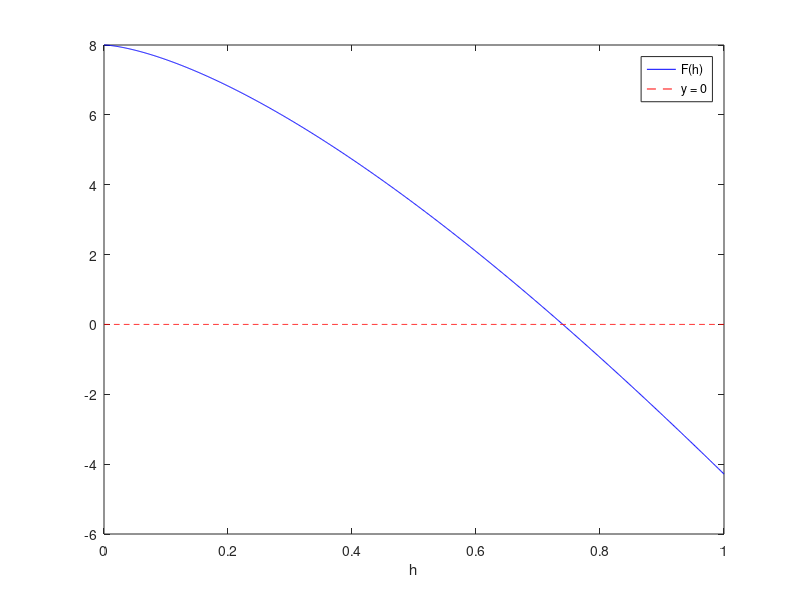

Recreate this plot in MATLAB. (Note: this script raises an error after producing the figure.)
%% NAME:ABHIJET R. DESHMUKH...MIS :111909002
%% ANML FINAL ASSIGNMENT
%% Q1
cd=0.25;
g=9.81;
v=36; t=4;
mp=linspace(50,200);
fp=sqrt(g*mp/cd).*tanh(sqrt(g*cd./mp)*t)-v;
plot(mp,fp)
grid on
%% Q2
%% Define the function whose root we're searching for
r = 2; % [m]
L = 5; % [m^3]
V = 8; % [m^3]

F = @(h)  V - (r^2*acos((r-h)/r)-(r-h).*sqrt(2*r*h-h.^2))*L; 


%% Plot the function so we can find the range for the seatch
h = 0:0.001:1;
plot(h, F(h), 'b', h, 0*h, 'r--');
legend('F(h)', 'y = 0');
xlabel('h');

%% Find the root
% from the plot we estimate that the root is around zero
h0 = 0.8; % the right root
h = fzero(F, h0)

%% Q3 
% intial conditions
x0=1.5;
tolx=1e-4;
%computation using fixed point iteration
x=x0;
xold=x0;
for i=1:100
    f=9*pi*x^2-pi*x^3-90;
    df=18*pi*x-3*pi*x^2;
    x=x-f/df;
    err=abs(x-xold);
    xold=x;
    if (err < tolx)
        break
    end
end
disp(xold)
%% Q4:polynomial interpolation
Av = [2.36 2.4 2.45 2.5 2.55 2.6];
map = [81 91 99 93 101 114];

sum = 0;
a = 2.58;
for i = 1:length(Av)
    u = 1;
    L = 1;
    for j = 1:length(Av)
        if j ~= i
            u = u * (a - Av(j));
            L = L * (Av(i) - Av(j));
        end
    end
    sum= sum + u / L * map(i);
end
disp(sum);
disp(j-1);
%% Q5:simpson's 1/3rd rule 
syms x
syms f(x)
f(x) =exp(-2*x) + 3*sqrt(x);
a = input("Enter initial value:");
b = input("Enter final value:");
I=int(f(x),a,b)
Is=0;h=0.01;
N=(b-a)/(h);
for i=0:N-1
    x=a+h*i;
    Is=Is+(h/6)*(f(x)+4*f(x+h/2)+f(x+h));
end
Is,Abs_error_s=abs(Is-I)

%% Q6: 
t=[0:5:35];
x=[0 20 43 59 89 124 154 200];

v_f1= (x(5) -x(4))/(t(5)-t(4)) %forward diference velocity t=15
v_f2=(x(7) -x(5))/(t(7)-t(5))  % forward difference velocity t=25
v_c= (x(5)-x(3))/(t(5)-t(3)) % central diference velocity at t=15 
a=(x(5)-x(4) -(x(4) -x(3)))/(t(4)-t(3))^2 
           % central diference acceleration at t=15
v_3f=(-3*x(1)+4*x(2)-x(3))/(t(3)-t(1))
             %3 point forward difference
%% Q7
t = [0,5,10,15,20,25,30,35];
x = [0,20,43,59,89,124,154,200];
ti=0;
ti2=0;
ti3=0;
ti4=0;
xi=0;
xiti=0;
xiti2=0;
for i = 1:size(x,2)
    ti = t(i) + ti;
    ti2 = t(i)^2 + ti2;
    ti3 = t(i)^3 + ti3;
    ti4 = t(i)^4 + ti4;
    xi = x(i) + xi;
    xiti = x(i)*t(i) + xiti;
    xiti2 = x(i)*(t(i)^2) + xiti2;
end
A = [8,ti,ti2;ti,ti2,ti3;ti2,ti3,ti4];

[m n]=size(A);
L=zeros(m,m);
U=zeros(m,m);
for i=1:m
    for k=1:i-1
        L(i,k)=A(i,k);
        for j=1:k-1
            L(i,k)= L(i,k)-L(i,j)*U(j,k);
        end
        L(i,k) = L(i,k)/U(k,k);
    end
    for k=i:m
        U(i,k) = A(i,k);
        for j=1:i-1
            U(i,k)= U(i,k)-L(i,j)*U(j,k);
        end
    end
end
for i=1:m
    L(i,i)=1;
end
U
L

%% Q8
A=[1,1,1;3,4,7;0,-1,1];
B=[50000;265000;10000];
C=linsolve(A,B);
disp('amount invested in money market is');
disp(C(1));
disp('amount invested in municipal bond is');
disp(C(2));
disp('amount invested in mutual fund is');
disp(C(3));

%% Q9
syms y x 
fn=input('Enter the function = '); %enter f=4-4/3*y  % For input function from user
f=inline(fn);                          

x0=0; 
y0=0;
h=0.2;
n=10; 
a1=1/3;
a2=2/3;
true_val=2.79154

 for i=1:n
           k1=f(y0);
           k2=f(y0+(3/4)*k1*h);
           yn=y0+(a1*k1+a2*k2)*h;
           xn=x0+h;
           x0=xn;
           y0=yn;
 end
 yn
 error=((true_val-yn)/true_val)*100
 %% Q10
 gamma=0.05 %growth rate
Nmax=100 % carrier capacity

%% Case-1

y01=35.5; %initial value
tspan=[0:50]; % for population untill 50 years
[t1,N1]=ode45(@(t,N)gamma*N.*(1-(N/Nmax)),tspan,y01);
sol_1=N1(end)

%% Case-2

y02=100; %initial value
tspan=[0:100]; % for population untill 50 years
[t1,N2]=ode45(@(t,N)gamma*N.*(1-(N/Nmax)),tspan,y02);
sol_2=N2(end)
 


